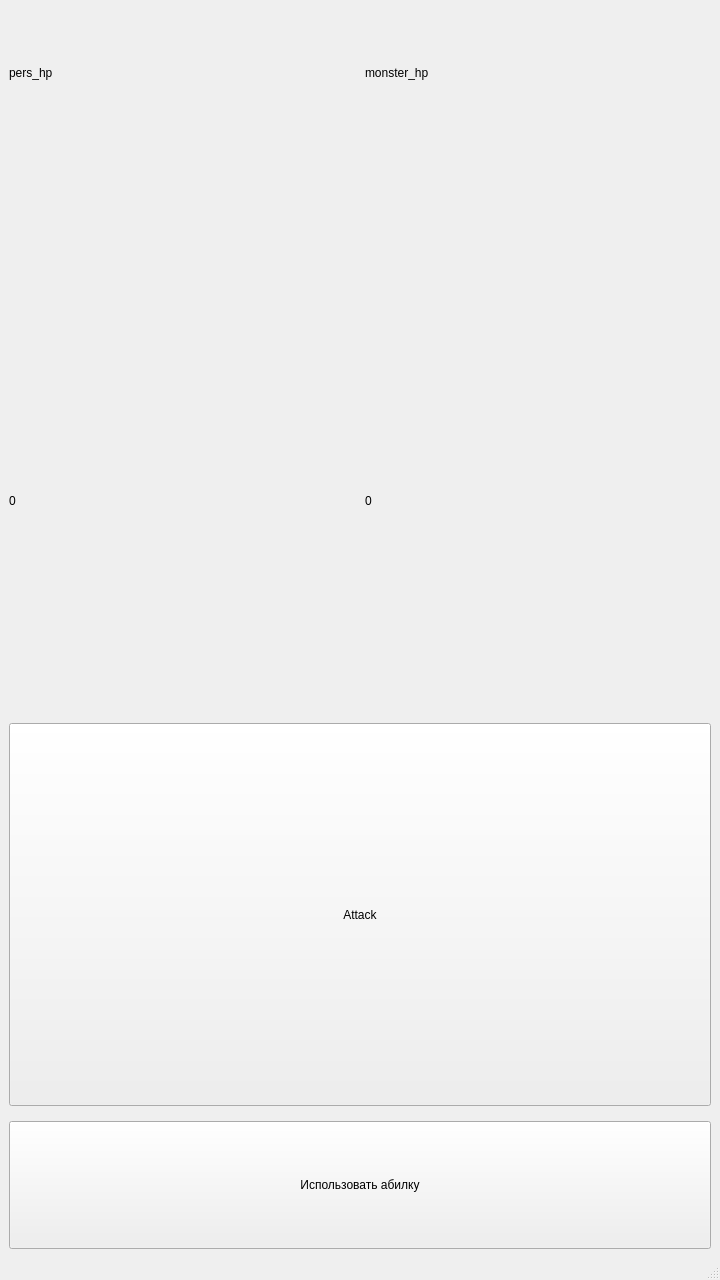
<?xml version="1.0" encoding="UTF-8"?>
<ui version="4.0">
 <class>RoomBattle</class>
 <widget class="QMainWindow" name="RoomBattle">
  <property name="geometry">
   <rect>
    <x>0</x>
    <y>0</y>
    <width>720</width>
    <height>1280</height>
   </rect>
  </property>
  <property name="windowTitle">
   <string>RoomBattle</string>
  </property>
  <widget class="QWidget" name="centralwidget">
   <layout class="QGridLayout" name="gridLayout" rowstretch="1,1,1,1,1,3,1" columnstretch="1,1">
    <property name="horizontalSpacing">
     <number>10</number>
    </property>
    <property name="verticalSpacing">
     <number>15</number>
    </property>
    <item row="0" column="0">
     <widget class="QLabel" name="pers_hp">
      <property name="text">
       <string>pers_hp</string>
      </property>
     </widget>
    </item>
    <item row="0" column="1">
     <widget class="QLabel" name="monster_hp">
      <property name="text">
       <string>monster_hp</string>
      </property>
     </widget>
    </item>
    <item row="1" column="0">
     <widget class="QLabel" name="Minatkp">
      <property name="text">
       <string/>
      </property>
     </widget>
    </item>
    <item row="1" column="1">
     <widget class="QLabel" name="Minatk">
      <property name="text">
       <string/>
      </property>
     </widget>
    </item>
    <item row="2" column="0">
     <widget class="QLabel" name="Maxatkp">
      <property name="text">
       <string/>
      </property>
     </widget>
    </item>
    <item row="2" column="1">
     <widget class="QLabel" name="maxatk">
      <property name="text">
       <string/>
      </property>
     </widget>
    </item>
    <item row="3" column="0">
     <widget class="QLabel" name="Pdmg">
      <property name="text">
       <string>0</string>
      </property>
     </widget>
    </item>
    <item row="3" column="1">
     <widget class="QLabel" name="mdmg">
      <property name="text">
       <string>0</string>
      </property>
     </widget>
    </item>
    <item row="5" column="0" colspan="2">
     <widget class="QPushButton" name="pushButton">
      <property name="sizePolicy">
       <sizepolicy hsizetype="Minimum" vsizetype="Minimum">
        <horstretch>0</horstretch>
        <verstretch>0</verstretch>
       </sizepolicy>
      </property>
      <property name="text">
       <string>Attack</string>
      </property>
     </widget>
    </item>
    <item row="6" column="0" colspan="2">
     <widget class="QPushButton" name="pushButton_2">
      <property name="enabled">
       <bool>true</bool>
      </property>
      <property name="sizePolicy">
       <sizepolicy hsizetype="Minimum" vsizetype="Minimum">
        <horstretch>0</horstretch>
        <verstretch>0</verstretch>
       </sizepolicy>
      </property>
      <property name="text">
       <string>Использовать абилку</string>
      </property>
     </widget>
    </item>
    <item row="4" column="0" colspan="2">
     <widget class="QLabel" name="Roll">
      <property name="text">
       <string/>
      </property>
     </widget>
    </item>
   </layout>
  </widget>
  <widget class="QMenuBar" name="menubar">
   <property name="geometry">
    <rect>
     <x>0</x>
     <y>0</y>
     <width>720</width>
     <height>21</height>
    </rect>
   </property>
  </widget>
  <widget class="QStatusBar" name="statusbar"/>
 </widget>
 <resources/>
 <connections/>
</ui>
